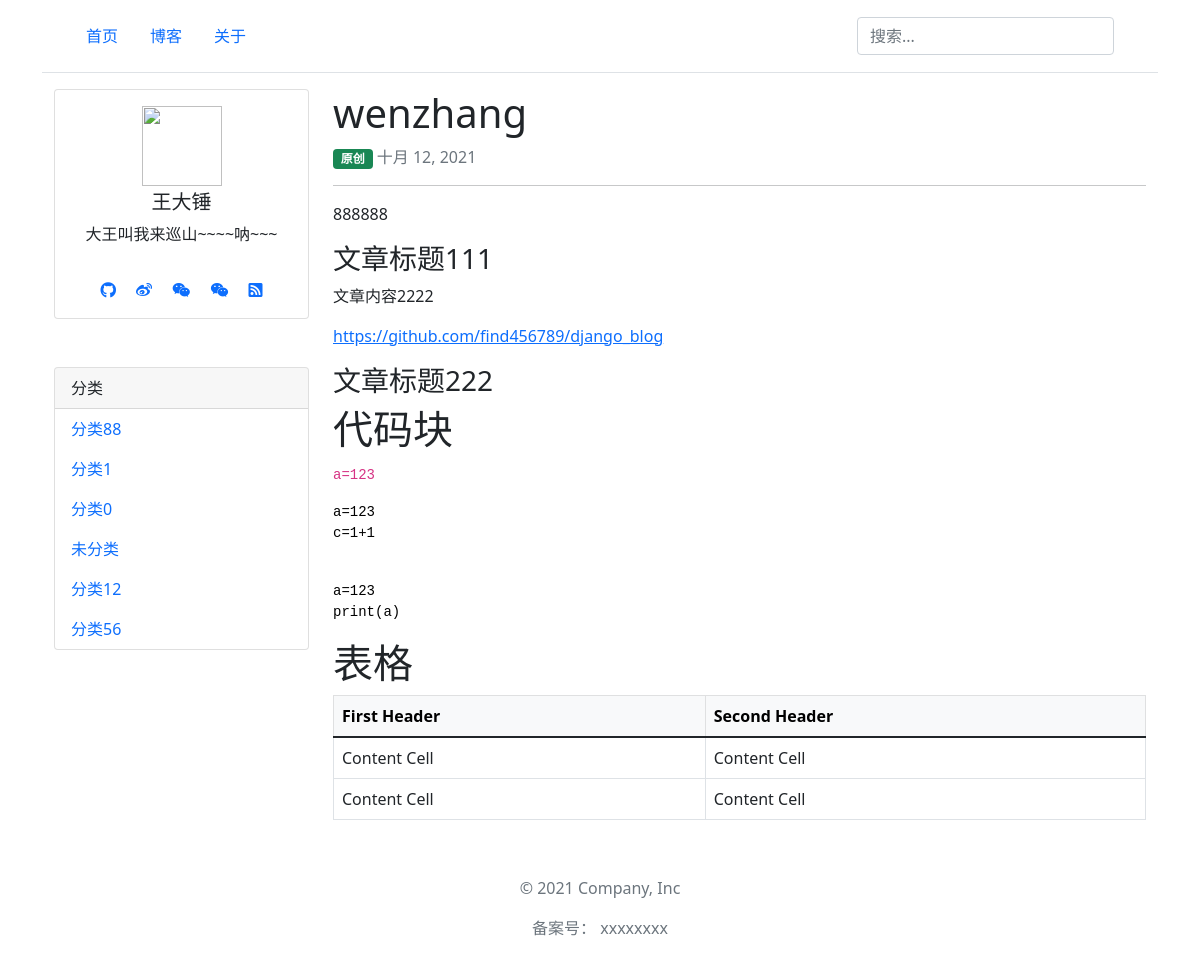
/article/28/, run on an earlier commit of the app's database.
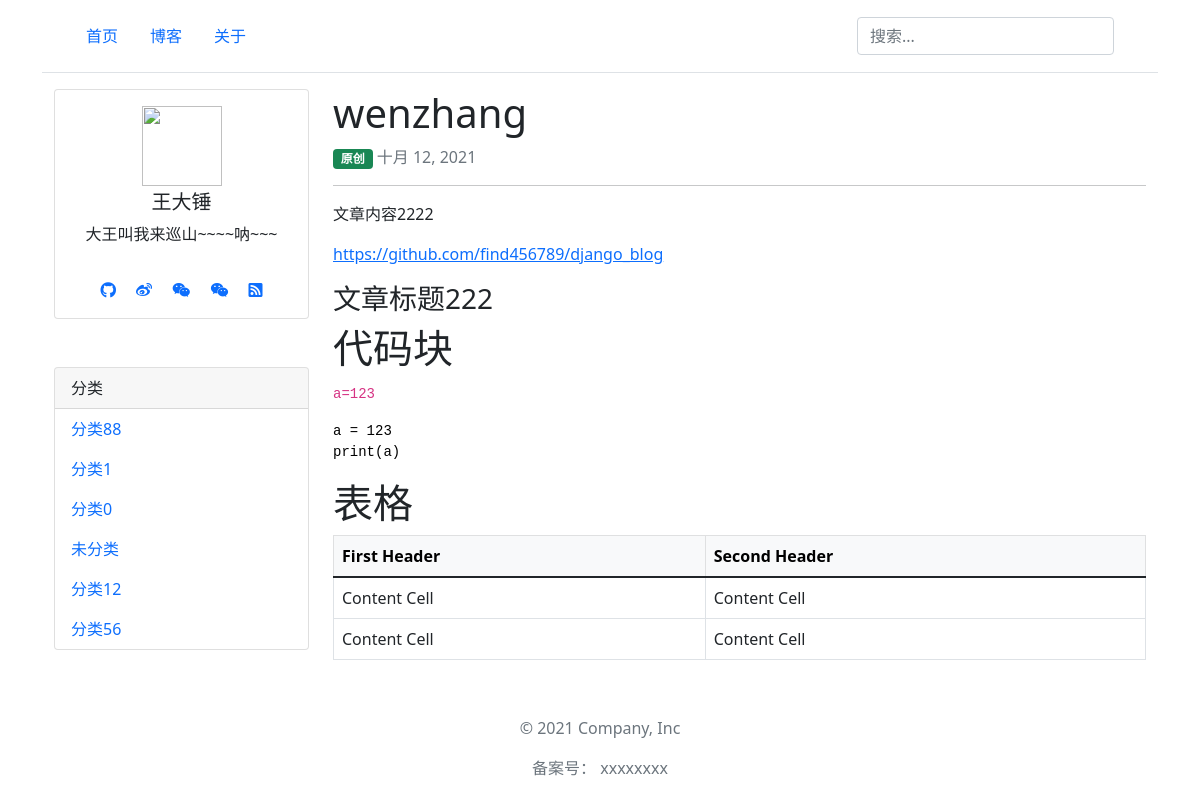
And on a later commit of the database.
### blog/models.py (models this page shows, shortened)
class Category(models.Model):
    name = models.CharField('分类名', max_length=64)
    sort = models.SmallIntegerField('分类排序', default=0, help_text="数字越大，排名越靠前")
    created = models.DateTimeField(verbose_name='添加时间',  auto_now_add=True)
    modified = models.DateTimeField(verbose_name='修改时间', default=timezone.now)
    def __str__(self):
        return self.name
    def get_absolute_url(self):
        return reverse('category-detail', kwargs={'pk': self.pk})
    class Meta:  # 按sort排序
        ordering = ['-sort']
        verbose_name = "分类"
        verbose_name_plural = verbose_name

class Article(models.Model):
    title = models.CharField('文章标题',max_length=128)
    category = models.ForeignKey(Category, verbose_name='文章分类', on_delete=models.SET_DEFAULT, default=category_haveNo)
    is_public = models.BooleanField('是否公开', default=True, help_text="文章是否公开展示，不勾选就对外隐藏")
    is_original = models.BooleanField('是否原创', default=True, help_text="文章是否原创，不勾选就是转载")
    content_markdown = models.TextField('文章内容markdown', null=True, blank=True)
    content_html = models.TextField('文章内容html', null=True, blank=True,help_text="返回给客户端(根据markdown自动生成的，不要手动修改)")
    keywords = models.CharField('seo的keywords', max_length=640, blank=True, null=True)
    description = models.CharField('seo的description', max_length=640, blank=True, null=True)
    click = models.PositiveIntegerField('点击量',default=0)
    created = models.DateTimeField(verbose_name='添加时间',  auto_now_add=True)
    modified = models.DateTimeField(verbose_name='修改时间', default=timezone.now)
    @staticmethod
    def click_1(pk):
        Article.objects.filter(pk=pk).update(click=F('click') + 1)
    class Meta:
        ordering = ['-created'] # 默认按照创建时间排序
        verbose_name = "文章"
        verbose_name_plural = verbose_name

### blog/views.py (the view)
# urls.py: path('article/<pk>/', ArticleDetailView.as_view(), name="article-detail"),
class ArticleDetailView(DetailView):
    queryset = Article.get_public_article()
    def get_context_data(self, **kwargs):
        pk = self.kwargs.get("pk", None)
        Article.click_1(pk)  # 文章的点击量+1
        context = super().get_context_data(**kwargs)
        context['SITE_CONFIG'] = settings.SITE_CONFIG  # 网站配置信息
        context['category'] = Category.objects.all()  # 网站分类
        return context

### templates/blog/article_detail.html (shortened to what this page needs)
{% extends "base.html" %}
{% block content %}
<div class="container">
  <div class="row">
    <div class="col-3 d-none d-md-block">
     <div class="row">
         <div class="col">
             {% include 'user_info.html' %}
         </div>
     </div>
          <div class="row mt-5">
         <div class="col">
             {% include 'category.html' %}
         </div>
     </div>
    </div>
    <div class="col">
<article >
<h1>{{ object.title }}</h1>
{% if object.is_original %}
    <span class="badge bg-success">原创</span>
{% else %}
    <span class="badge bg-secondary">转载</span>
{% endif %}
<span class="text-muted text-small"> {{ object.created|date }}</span>
<hr>
<p>{{ object.content_html|safe }}</p>
</article>
    </div>
  </div>
</div>
{% endblock %}

### templates/base.html (shortened to what this page needs)
<!DOCTYPE html>
<html lang="zh-hans">
<head>
    <link href="https://cdn.staticfile.org/twitter-bootstrap/5.1.3/css/bootstrap.min.css" rel="stylesheet" >
    <link href="https://cdn.staticfile.org/font-awesome/5.15.4/css/all.min.css" rel="stylesheet" >
    <link href="https://cdn.staticfile.org/prism/1.25.0/themes/prism.min.css" rel="stylesheet" >
    <link href="https://cdn.staticfile.org/prism/1.25.0/plugins/line-numbers/prism-line-numbers.min.css" rel="stylesheet" >
    <link href="https://cdn.staticfile.org/prism/1.25.0/plugins/toolbar/prism-toolbar.min.css" rel="stylesheet" >
</head>
<body
    data-prismjs-copy="复制"
	data-prismjs-copy-error="请按 Ctrl+C 进行复制"
	data-prismjs-copy-success="复制成功!"
>
<main class="container line-numbers">
{% include "header.html" %}
{% block content %}{% endblock %}
{% include "footer.html" %}
</main>
</body>
</html>

### templates/header.html (shortened to what this page needs)
<header class="p-3 mb-3 border-bottom">
    <div class="container">
      <div class="d-flex flex-wrap align-items-center justify-content-center justify-content-lg-start">
      <ul class="nav nav-pills col-12 col-lg-auto me-lg-auto mb-2 justify-content-center mb-md-0">
        <li class="nav-item"><a href="{% url 'home' %}" class="nav-link {% if request.resolver_match.url_name == 'home' %}active{% endif %}">首页</a></li>
        <li class="nav-item"><a href="{% url 'article-list' %}" class="nav-link {% if request.resolver_match.url_name == 'article-list' %}active{% endif %}">博客</a></li>
        <li class="nav-item"><a href="{% url 'about' %}" class="nav-link {% if request.resolver_match.url_name == 'about' %}active{% endif %}">关于</a></li>
      </ul>
        <form action="/blog" class="col-12 col-lg-auto mb-3 mb-lg-0 me-lg-3">
          <input name="q" type="search" class="form-control" placeholder="搜索..." aria-label="Search">
        </form>
        </div>
      </div>
  </header>

### templates/user_info.html
<div class="card text-center"  >
  <div class="card-body">
      <img style="width: 80px;height: 80px" src="{{ SITE_CONFIG.我的信息.头像 }}" alt="">
    <h5 class="card-title mt-1">{{ SITE_CONFIG.我的信息.名字 }}</h5>
    <p class="card-text">{{ SITE_CONFIG.我的信息.座右铭 }}</p>
  </div>
  <div class="card-body">
      {% if SITE_CONFIG.我的信息.社交信息.github.显示 %}
           <a target="_blank" href="{{ SITE_CONFIG.我的信息.社交信息.github.内容 }}" class="card-link"><i class="fab fa-github"></i></a>
      {% endif %}
      {% if SITE_CONFIG.我的信息.社交信息.微博.显示 %}
           <a target="_blank" href="{{ SITE_CONFIG.我的信息.社交信息.微博.内容 }}" class="card-link"><i class="fab fa-weibo"></i></a>
      {% endif %}
      {% if SITE_CONFIG.我的信息.社交信息.微信.显示 %}
       <a class="card-link" href="#"  data-bs-toggle="tooltip" data-bs-html="true" title="<img src='{{ SITE_CONFIG.我的信息.社交信息.微信.内容 }}' alt='微信'>">
        <i class="fab fa-weixin"></i></a>
      {% endif %}
      {% if SITE_CONFIG.我的信息.社交信息.微信公众号.显示 %}
       <a class="card-link" href="#"  data-bs-toggle="tooltip" data-bs-html="true" title="<img src='{{ SITE_CONFIG.我的信息.社交信息.微信公众号.内容 }}' alt='微信公众号'>">
        <i class="fab fa-weixin"></i></a>
      {% endif %}
      {% if SITE_CONFIG.我的信息.社交信息.rss.显示 %}
           <a target="_blank" href="{% url 'rss' %}" class="card-link"><i class="fas fa-rss-square"></i></a>
      {% endif %}
  </div>
</div>

### templates/category.html
<div class="card"  >
  <div class="card-header">
    分类
  </div>
<ul class="nav nav-pills flex-column mb-auto">
{% for item in category %}
    <li class="nav-item ">
        <a class="nav-link {% if request.path == item.get_absolute_url %}active{% endif %}" target="_blank" href="{{ item.get_absolute_url }}">{{ item }}</a>
    </li>
{% empty %}
    啥都没有
{% endfor %}
</ul>
</div>

### templates/footer.html
<div class="container">
  <footer class="py-3 my-4">
    <p class="text-center text-muted">© 2021 Company, Inc</p>
    <p class="text-center text-muted">备案号： xxxxxxxx </p>
  </footer>
</div>

What changed in the data, as far as the page shows it:
changed Article "wenzhang": content_html "888888 文章标题111 文章内容2222 https://github.com/find456789/django_blog 文章标题222 代码块 a=123 a=123 c=1+1 a=123 print(a) 表格 First Header…" → "文章内容2222 https://github.com/find456789/django_blog 文章标题222 代码块 a=123 a = 123 print(a) 表格 First Header…"
